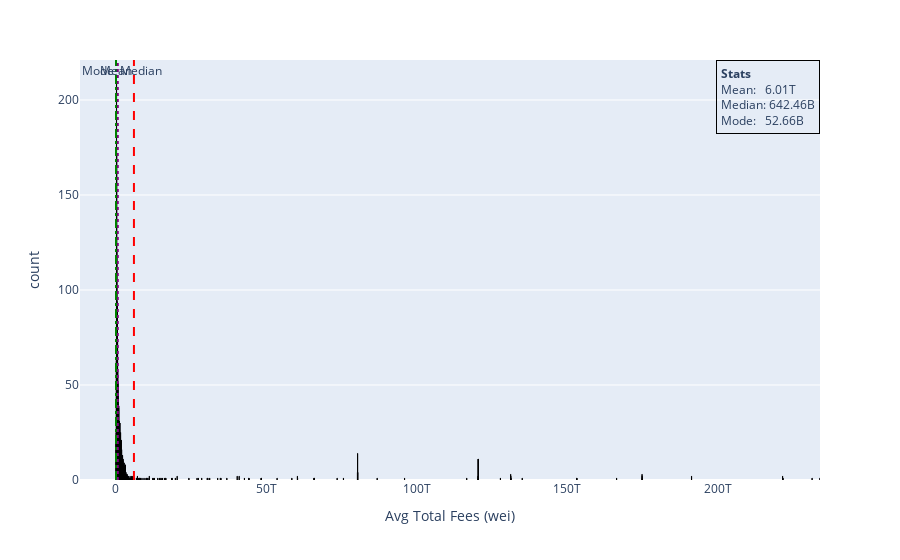

Notebook cell for this chart:
### Code cell
mean_val = data["Avg Total Fees (wei)"].mean()
formatted_mean = format_short_scale(mean_val)
median_val = data["Avg Total Fees (wei)"].median()
formatted_median = format_short_scale(median_val)
mode_val = data["Avg Total Fees (wei)"].mode()[0]
formatted_mode = format_short_scale(mode_val)

fig = px.histogram(data, x="Avg Total Fees (wei)", nbins=10000,text_auto=True,
    # range_x=[0, 1e12]
)
fig.add_vline(x=mean_val,line_color="red",line_width=2,line_dash="dash",annotation_text="Mean",annotation_position="top left")
fig.add_vline(x=median_val,line_color="purple",line_width=2,line_dash="dot",annotation_text="Median",annotation_position="top right")
fig.add_vline(x=mode_val,line_color="green",line_width=2,line_dash="dashdot",annotation_text="Mode",annotation_position="top left")

fig.add_annotation(
    x=1,
    y=1,
    xref="paper",
    yref="paper",
    showarrow=False,
    align="left",
    bordercolor="black",
    borderwidth=1,
    borderpad=4,
    text=(
        f"<b>Stats</b><br>"
        f"Mean:   {formatted_mean}<br>"
        f"Median: {formatted_median}<br>"
        f"Mode:   {formatted_mode}"
    )
)
fig.update_traces(
    marker_line_width=1,
    marker_line_color="black"
)

fig.show()

### Figure 1 — Plotly figure (JSON) as saved in the notebook; plotly's stock layout.template omitted (floating-point values rounded to 4 significant figures; data arrays with more than 128 entries replaced by an {"elided": "..."} marker saying what was removed)
{"data": [{"alignmentgroup": "True", "bingroup": "x", "hovertemplate": "Avg Total Fees (wei)=%{x}<br>count=%{y}<extra></extra>", "legendgroup": "", "marker": {"color": "#636efa", "line": {"color": "black", "width": 1}, "pattern": {"shape": ""}}, "name": "", "nbinsx": 10000, "offsetgroup": "", "orientation": "v", "showlegend": false, "texttemplate": "%{value}", "type": "histogram", "x": {"elided": "2178 int values"}, "xaxis": "x", "yaxis": "y"}], "layout": {"annotations": [{"showarrow": false, "text": "Mean", "x": 6013000000000.0, "xanchor": "right", "xref": "x", "y": 1, "yanchor": "top", "yref": "y domain"}, {"showarrow": false, "text": "Median", "x": 642461254996, "xanchor": "left", "xref": "x", "y": 1, "yanchor": "top", "yref": "y domain"}, {"showarrow": false, "text": "Mode", "x": 52662522125, "xanchor": "right", "xref": "x", "y": 1, "yanchor": "top", "yref": "y domain"}, {"align": "left", "bordercolor": "black", "borderpad": 4, "borderwidth": 1, "showarrow": false, "text": "<b>Stats</b><br>Mean:   6.01T<br>Median: 642.46B<br>Mode:   52.66B", "x": 1, "xref": "paper", "y": 1, "yref": "paper"}], "barmode": "relative", "legend": {"tracegroupgap": 0}, "margin": {"t": 60}, "shapes": [{"line": {"color": "red", "dash": "dash", "width": 2}, "type": "line", "x0": 6013000000000.0, "x1": 6013000000000.0, "xref": "x", "y0": 0, "y1": 1, "yref": "y domain"}, {"line": {"color": "purple", "dash": "dot", "width": 2}, "type": "line", "x0": 642461254996, "x1": 642461254996, "xref": "x", "y0": 0, "y1": 1, "yref": "y domain"}, {"line": {"color": "green", "dash": "dashdot", "width": 2}, "type": "line", "x0": 52662522125, "x1": 52662522125, "xref": "x", "y0": 0, "y1": 1, "yref": "y domain"}], "xaxis": {"anchor": "y", "domain": [0, 1], "title": {"text": "Avg Total Fees (wei)"}}, "yaxis": {"anchor": "x", "domain": [0, 1], "title": {"text": "count"}}}}
